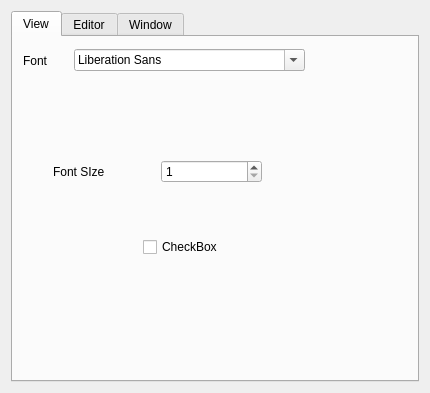
<?xml version="1.0" encoding="UTF-8"?>
<ui version="4.0">
 <class>Settings</class>
 <widget class="QDialog" name="Settings">
  <property name="geometry">
   <rect>
    <x>0</x>
    <y>0</y>
    <width>430</width>
    <height>393</height>
   </rect>
  </property>
  <property name="windowTitle">
   <string>Dialog</string>
  </property>
  <layout class="QGridLayout" name="gridLayout">
   <item row="0" column="0">
    <widget class="QTabWidget" name="tabWidget">
     <property name="currentIndex">
      <number>0</number>
     </property>
     <widget class="QWidget" name="tab">
      <attribute name="title">
       <string>View</string>
      </attribute>
      <widget class="QCheckBox" name="checkBox">
       <property name="geometry">
        <rect>
         <x>130</x>
         <y>200</y>
         <width>87</width>
         <height>20</height>
        </rect>
       </property>
       <property name="text">
        <string>CheckBox</string>
       </property>
      </widget>
      <widget class="QWidget" name="">
       <property name="geometry">
        <rect>
         <x>10</x>
         <y>10</y>
         <width>282</width>
         <height>27</height>
        </rect>
       </property>
       <layout class="QHBoxLayout" name="horizontalLayout">
        <item>
         <widget class="QLabel" name="label">
          <property name="text">
           <string>Font</string>
          </property>
         </widget>
        </item>
        <item>
         <widget class="QFontComboBox" name="fontComboBox"/>
        </item>
       </layout>
      </widget>
      <widget class="QWidget" name="">
       <property name="geometry">
        <rect>
         <x>40</x>
         <y>120</y>
         <width>209</width>
         <height>29</height>
        </rect>
       </property>
       <layout class="QHBoxLayout" name="horizontalLayout_2">
        <item>
         <widget class="QLabel" name="label_2">
          <property name="text">
           <string>Font SIze</string>
          </property>
         </widget>
        </item>
        <item>
         <widget class="QSpinBox" name="spinBox">
          <property name="minimum">
           <number>1</number>
          </property>
          <property name="maximum">
           <number>72</number>
          </property>
         </widget>
        </item>
       </layout>
      </widget>
     </widget>
     <widget class="QWidget" name="tab_2">
      <attribute name="title">
       <string>Editor</string>
      </attribute>
     </widget>
     <widget class="QWidget" name="tab_3">
      <attribute name="title">
       <string>Window</string>
      </attribute>
     </widget>
    </widget>
   </item>
  </layout>
 </widget>
 <resources/>
 <connections/>
</ui>
